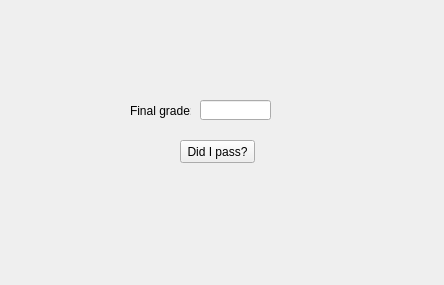
<?xml version="1.0" encoding="UTF-8"?>
<ui version="4.0">
 <class>MainWindow</class>
 <widget class="QMainWindow" name="MainWindow">
  <property name="geometry">
   <rect>
    <x>0</x>
    <y>0</y>
    <width>444</width>
    <height>285</height>
   </rect>
  </property>
  <property name="windowTitle">
   <string>Grading App</string>
  </property>
  <widget class="QWidget" name="centralwidget">
   <widget class="QLabel" name="lblText">
    <property name="geometry">
     <rect>
      <x>130</x>
      <y>100</y>
      <width>61</width>
      <height>21</height>
     </rect>
    </property>
    <property name="text">
     <string>Final grade:</string>
    </property>
   </widget>
   <widget class="QPushButton" name="btnDidIPass">
    <property name="geometry">
     <rect>
      <x>180</x>
      <y>140</y>
      <width>75</width>
      <height>23</height>
     </rect>
    </property>
    <property name="text">
     <string>Did I pass?</string>
    </property>
   </widget>
   <widget class="QLabel" name="lblResult">
    <property name="geometry">
     <rect>
      <x>130</x>
      <y>180</y>
      <width>161</width>
      <height>21</height>
     </rect>
    </property>
    <property name="text">
     <string/>
    </property>
    <property name="alignment">
     <set>Qt::AlignCenter</set>
    </property>
   </widget>
   <widget class="QLineEdit" name="txtGrade">
    <property name="geometry">
     <rect>
      <x>200</x>
      <y>100</y>
      <width>71</width>
      <height>20</height>
     </rect>
    </property>
   </widget>
  </widget>
 </widget>
 <resources/>
 <connections/>
</ui>
